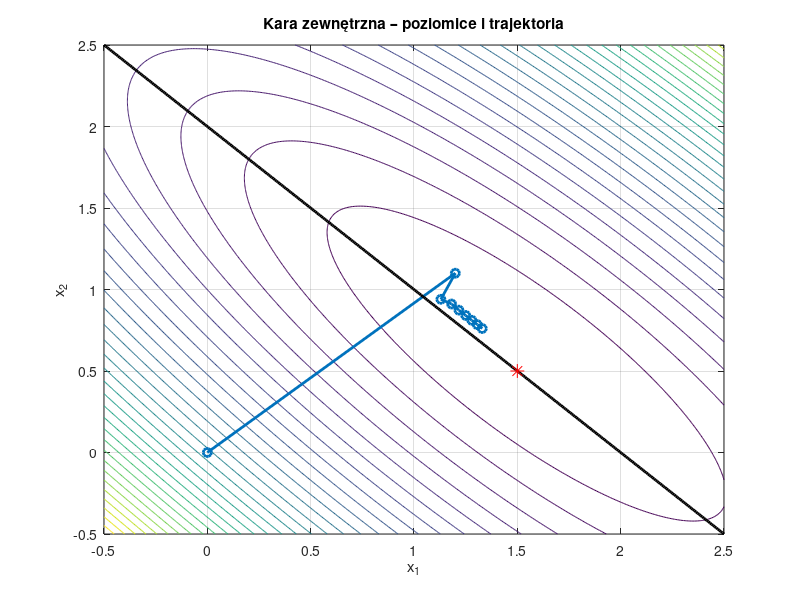
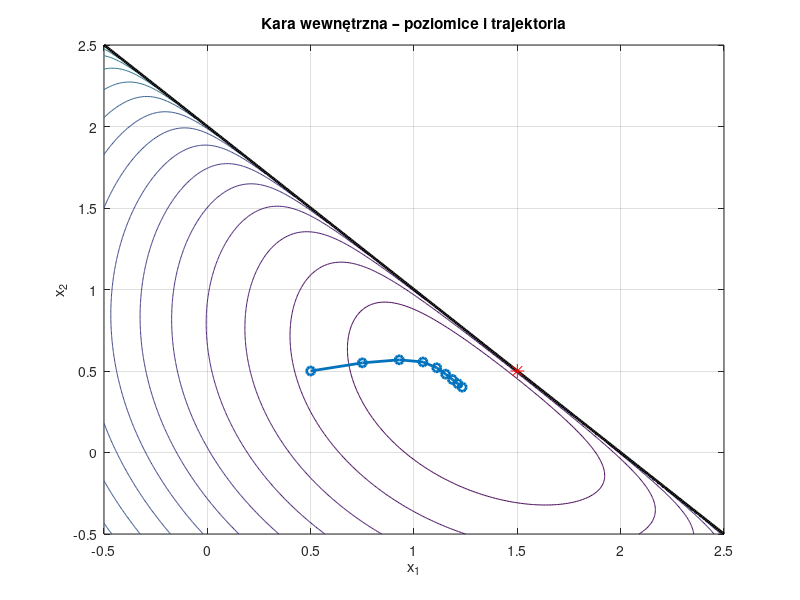

These figures' MATLAB source, in order:
clear; clc; close all;

%% ==============================
% PARAMETRY
% ===============================
r = 5;              % parametr kary zewnętrznej
mu = 0.5;           % parametr bariery (r = 1/mu = 2)
alpha_ext = 0.05;
alpha_int = 0.1;

%% ==============================
% SIATKA DO WYKRESÓW
% ===============================
x = linspace(-0.5,2.5,400);
y = linspace(-0.5,2.5,400);
[X,Y] = meshgrid(x,y);

%% ==============================
% ===== METODA KARY ZEWNĘTRZNEJ
% ===============================
disp('METODA KARY ZEWNĘTRZNEJ')
x_ext = [0;0];          % start
traj_ext = x_ext';      % zapis trajektorii

for k = 1:8
    
    grad = [2*(x_ext(1)-2) + 2*r*(x_ext(1)+x_ext(2)-2);
            2*(x_ext(2)-1) + 2*r*(x_ext(1)+x_ext(2)-2)];
        
    x_ext = x_ext - alpha_ext*grad
    traj_ext = [traj_ext; x_ext'];
end

% Funkcja z karą
F_ext = (X-2).^2 + (Y-1).^2 + r*(X+Y-2).^2;

% Wykres
figure
contour(X,Y,F_ext,30)
hold on
plot(traj_ext(:,1),traj_ext(:,2),'o-','LineWidth',2)
plot(x,2-x,'k','LineWidth',2)  % granica ograniczenia
plot(1.5,0.5,'r*','MarkerSize',10) % optimum
title('Kara zewnętrzna – poziomice i trajektoria')
xlabel('x_1')
ylabel('x_2')
grid on
hold off

pause
%saveas(gcf,'kara_zewnetrzna.png')

%% ==============================
% ===== METODA KARY WEWNĘTRZNEJ
% ===============================
disp('METODA KARY WNĘTRZNEJ')
x_int = [0.5;0.5];      % punkt startowy dopuszczalny
traj_int = x_int';

for k = 1:8
    
    barrier = mu/(2 - x_int(1) - x_int(2));
    
    grad = [2*(x_int(1)-2) + barrier;
            2*(x_int(2)-1) + barrier];
        
    x_int = x_int - alpha_int*grad
    traj_int = [traj_int; x_int'];
end

% Funkcja barierowa (tylko obszar dopuszczalny)
F_int = (X-2).^2 + (Y-1).^2;
mask = (2 - X - Y) > 0;
F_int(mask) = F_int(mask) - mu*log(2 - X(mask) - Y(mask));
F_int(~mask) = NaN;

% Wykres
figure
contour(X,Y,F_int,30)
hold on
plot(traj_int(:,1),traj_int(:,2),'o-','LineWidth',2)
plot(x,2-x,'k','LineWidth',2)
plot(1.5,0.5,'r*','MarkerSize',10)
title('Kara wewnętrzna – poziomice i trajektoria')
xlabel('x_1')
ylabel('x_2')
grid on
hold off

%saveas(gcf,'kara_wewnetrzna.png')
